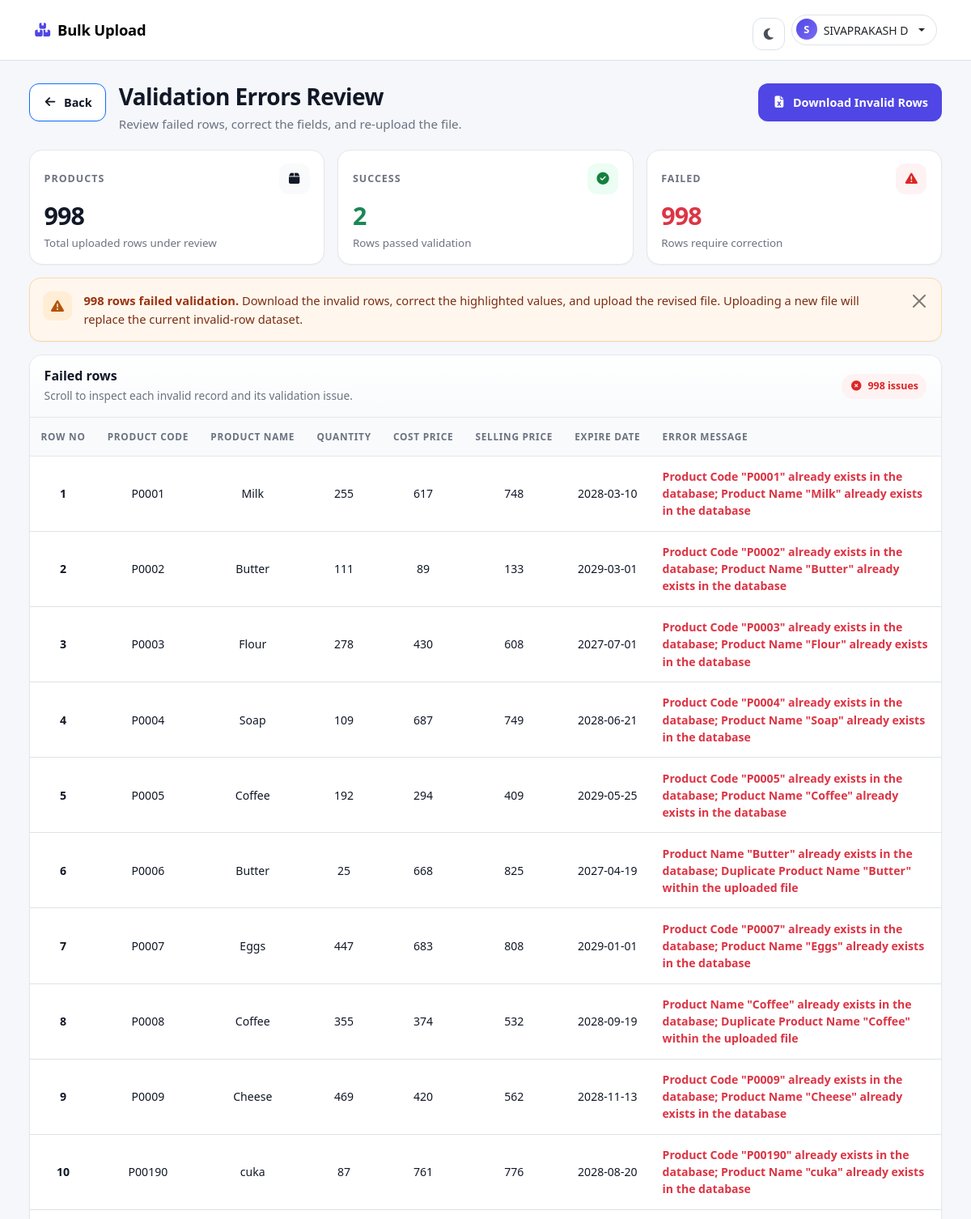
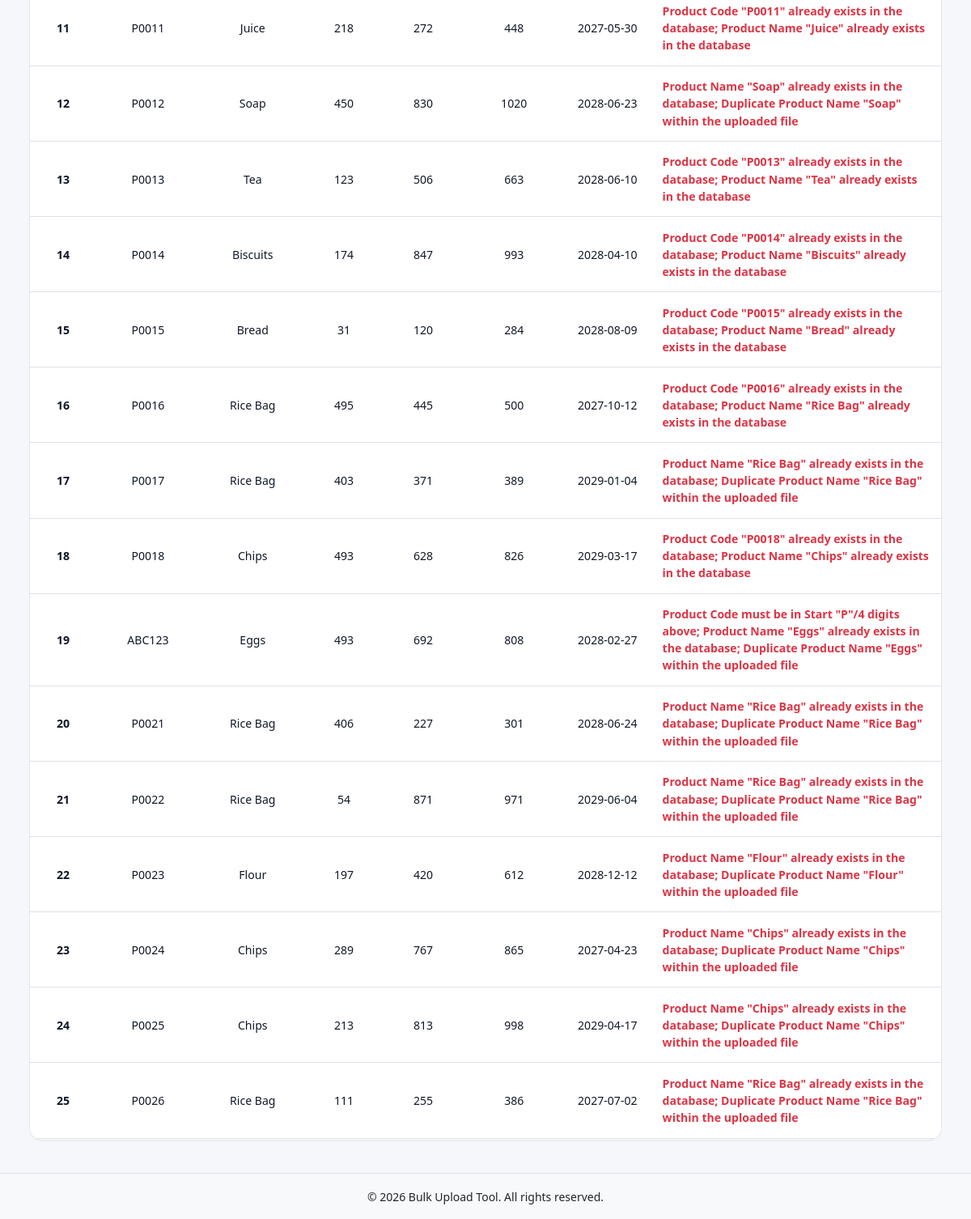
Page /error_data_page (signed in) on the committed database (2 pictures, top to bottom).
### core/models.py (models this page shows)
class InvalidUploadRow(models.Model):
    user = models.ForeignKey(User, on_delete=models.CASCADE, related_name="invalid_rows")
    product_code = models.CharField(max_length=255, blank=True)
    product_name = models.CharField(max_length=255, blank=True)
    description = models.CharField(max_length=255, blank=True)
    item_category = models.CharField(max_length=255, blank=True)
    cost_price = models.CharField(max_length=255, blank=True)
    selling_price = models.CharField(max_length=255, blank=True)
    quantity = models.CharField(max_length=255, blank=True)
    expire_date = models.CharField(max_length=255, blank=True)
    error_message = models.TextField(blank=True)
    created_at = models.DateTimeField(auto_now_add=True)

### core/views.py (the view, shortened to what this page needs)
# urls.py: path('error_data_page',error_data_page,name='upload_data_error'),
@login_required
def error_data_page(request):
    errors_qs = InvalidUploadRow.objects.filter(user=request.user).order_by('id')
    paginator = Paginator(errors_qs, ROWS_PER_PAGE)
    page_number = request.GET.get('page', 1)
    page_obj = paginator.get_page(page_number)
    upload_summary = UploadSummary.objects.filter(user=request.user).first()
    summary = {
        "success_count": upload_summary.success_count if upload_summary else 0,
        "failed_count": upload_summary.failed_count if upload_summary else 0,
    }
    return render(request, 'invalid_data.html', {
        'page_obj': page_obj,
        'summary': summary,
    })

### templates/invalid_data.html (shortened to what this page needs)
{% extends 'base.html' %}
{% block content %}
<div id="serverToastContainer" class="toast-container position-fixed top-0 end-0 p-3" style="z-index:1080;">
</div>
<div class="page-shell">
  <div class="page-header">
    <div class="d-flex align-items-start gap-3">
      <a href="{% url 'tool_dashboard' %}" class="btn-modern btn-soft border border-primary">
        <i class="fa-solid fa-arrow-left"></i>
        <span>Back</span>
      </a>
      <div>
        <h1 class="page-title">Validation Errors Review</h1>
        <p class="page-subtitle">Review failed rows, correct the fields, and re-upload the file.</p>
      </div>
    </div>
    {% if page_obj.paginator.count %}
    <div class="header-actions">
      <a href="{% url 'download_invalid_excel' %}" class="btn-modern btn-primary-modern">
        <i class="fa-solid fa-file-excel"></i>
        <span>Download Invalid Rows</span>
      </a>
    </div>
    {% endif %}
  </div>
  <div class="stats-grid">
    <div class="stat-card-modern">
      <div class="stat-top">
        <p class="stat-label">Products</p>
        <span class="stat-icon"><i class="fa-solid fa-box"></i></span>
      </div>
      <h3 class="stat-value">{{ page_obj.paginator.count }}</h3>
      <div class="stat-meta">Total uploaded rows under review</div>
    </div>
    <div class="stat-card-modern tone-success">
      <div class="stat-top">
        <p class="stat-label">Success</p>
        <span class="stat-icon"><i class="fa-solid fa-circle-check"></i></span>
      </div>
      <h3 class="stat-value text-success">{{ summary.success_count }}</h3>
      <div class="stat-meta">Rows passed validation</div>
    </div>
    <div class="stat-card-modern tone-danger">
      <div class="stat-top">
        <p class="stat-label">Failed</p>
        <span class="stat-icon"><i class="fa-solid fa-triangle-exclamation"></i></span>
      </div>
      <h3 class="stat-value text-danger">{{ summary.failed_count }}</h3>
      <div class="stat-meta">Rows require correction</div>
    </div>
  </div>
  {% if page_obj.paginator.count %}
  <div class="note-modern" id="validationNote">
    <div class="icon">
      <i class="fa-solid fa-triangle-exclamation"></i>
    </div>
    <div class="text">
      <strong>{{ summary.failed_count }} row{{ summary.failed_count|pluralize }} failed validation.</strong>
      Download the invalid rows, correct the highlighted values, and upload the revised file. Uploading a new file will
      replace the current invalid-row dataset.
    </div>
    <button type="button" class="btn-close ms-auto" aria-label="Close"
      onclick="document.getElementById('validationNote').style.display='none';"></button>
  </div>
  <div class="table-card">
    <div class="table-card-header">
      <div class="table-title-wrap">
        <h5>Failed rows</h5>
        <p>Scroll to inspect each invalid record and its validation issue.</p>
      </div>
      <span class="error-badge">
        <i class="fa-solid fa-circle-xmark"></i>
        {{ summary.failed_count }} issues
      </span>
    </div>
    <div id="errorTableWrapper" class="table-responsive">
      <table class="table align-middle text-center">
        <thead>
          <tr>
            <th>Row No</th>
            <th>Product Code</th>
            <th>Product Name</th>
            <th>Quantity</th>
            <th>Cost Price</th>
            <th>Selling Price</th>
            <th>Expire Date</th>
            <th style="min-width:280px; text-align:left;">Error Message</th>
          </tr>
        </thead>
        <tbody id="errorTableBody">
          {% include 'invalid_data_rows.html' with errors=page_obj %}
        </tbody>
      </table>
    </div>
    <div id="scrollSentinel" style="height:1px;"></div>
  </div>
  {% endif %}
</div>
{% endblock %}

### templates/navbar.html (shortened to what this page needs)
{% load static %}
<link rel="stylesheet" href="https://cdnjs.cloudflare.com/ajax/libs/font-awesome/6.5.0/css/all.min.css">
<nav class="navbar navbar-expand-lg bg-body border-bottom modern-navbar">
  <div class="container">
    <a class="navbar-brand d-flex align-items-center gap-2 fw-bold" href="{% url 'tool_dashboard' %}">
      <i class="fa-solid fa-boxes-stacked" aria-hidden="true"></i>
      <span>Bulk Upload</span>
    </a>
    <div class="collapse navbar-collapse" id="navbarNav">
      <div class="d-flex align-items-center gap-2 ms-lg-auto">
        <button type="button" class="theme-toggle-btn" id="themeToggle" aria-label="Toggle theme">
          <i class="fa-solid fa-moon" aria-hidden="true"></i>
        </button>
        {% if user.is_authenticated %}
        <div class="dropdown">
          <button class="btn user-menu-btn d-flex align-items-center gap-2 dropdown-toggle" type="button"
            data-bs-toggle="dropdown" aria-expanded="false">
            <span
              class="user-avatar-sm badge rounded-circle text-white d-inline-flex align-items-center justify-content-center">
              {{ user.first_name|default:user.username|slice:":1"|upper }}
            </span>
            <span class="d-inline small fw-medium user-fullname">
              {{ user.get_full_name|default:user.username }}
            </span>
          </button>
        </div>
        {% elif request.resolver_match.url_name == 'tool_signup_info' %}
        <a class="btn btn-nav-primary text-white" href="{% url 'tool_login_info' %}">
          <i class="fa-solid fa-right-to-bracket me-2"></i>Login
        </a>
        {% elif request.resolver_match.url_name == 'tool_login_info' %}
        {% if registration_enabled %}
        <a class="btn btn-nav-primary text-white" href="{% url 'tool_signup_info' %}">
          <i class="fa-solid fa-user-plus me-2"></i>Signup
        </a>
        {% endif %}
        {% else %}
        {% if registration_enabled %}
        <a class="btn btn-nav-primary text-white" href="{% url 'tool_signup_info' %}">
          <i class="fa-solid fa-right-to-bracket me-2"></i>Signup
        </a>
        {% endif %}
        {% endif %}
      </div>
    </div>
  </div>
</nav>

### templates/invalid_data_rows.html
{% for err in errors %}
<tr>
    <td class="fw-bold">{{ forloop.counter0|add:errors.start_index }}</td>
    <td>{{ err.product_code|default:"-" }}</td>
    <td>{{ err.product_name|default:"-" }}</td>
    <td>{{ err.quantity|default:"-" }}</td>
    <td>{{ err.cost_price|default:"-" }}</td>
    <td>{{ err.selling_price|default:"-" }}</td>
    <td>{{ err.expire_date|default:"-" }}</td>
    <td style="min-width:260px; text-align:left; white-space:normal;" class="text-danger fw-semibold">
        {{ err.error_message }}
    </td>
</tr>
{% endfor %}

### static/css/main.css (style rules this page uses)
* { padding: 0%; margin: 0%; box-sizing: border-box; }
.navbar { height:75px; }

### templates/navbar.html (style rules this page uses)
:root { --nav-accent: #4f46e5; --nav-accent-light: #eef2ff; }
.modern-navbar { padding: 0.65rem 0; backdrop-filter: blur(8px); z-index: 9999; }
.modern-navbar .navbar-brand { font-size: 1.15rem; letter-spacing: -0.01em; }
.modern-navbar .navbar-brand i { font-size: 1.05rem; color: var(--nav-accent); }
.theme-toggle-btn { width: 40px; height: 40px; border-radius: 12px; margin-top: 10px; border: 1px solid var(--bs-border-color, #e5e7eb); background: transparent; display: inline-flex; align-items: center; justify-content: center; color: #495057; transition: background .15s ease, color .15s ease, border-color .15s ease, transform .15s ease; }
.user-menu-btn { border-radius: 999px; padding: 0.3rem 0.9rem 0.3rem 0.3rem; border: 1px solid var(--bs-border-color, #e5e7eb); background: transparent; transition: all 0.15s ease; }
.user-avatar-sm { width: 26px; height: 26px; font-size: 0.8rem; font-weight: 600; background: linear-gradient(135deg, var(--nav-accent), #7c6cf2); }
.user-fullname { max-width: 140px; overflow: hidden; text-overflow: ellipsis; white-space: nowrap; }
@media (min-width: 768px) { .user-fullname { max-width: 220px; } }

### rows in the picture
InvalidUploadRow: product_code "P0001", product_name "Milk", quantity "255", cost_price "617", selling_price "748", expire_date "2028-03-10", error_message "Product Code \"P0001\" already exists in the database; Product Name \"Milk\" already exists in the database"
InvalidUploadRow: product_code "P0002", product_name "Butter", quantity "111", cost_price "89", selling_price "133", expire_date "2029-03-01", error_message "Product Code \"P0002\" already exists in the database; Product Name \"Butter\" already exists in the database"
InvalidUploadRow: product_code "P0003", product_name "Flour", quantity "278", cost_price "430", selling_price "608", expire_date "2027-07-01", error_message "Product Code \"P0003\" already exists in the database; Product Name \"Flour\" already exists in the database"
InvalidUploadRow: product_code "P0004", product_name "Soap", quantity "109", cost_price "687", selling_price "749", expire_date "2028-06-21", error_message "Product Code \"P0004\" already exists in the database; Product Name \"Soap\" already exists in the database"
InvalidUploadRow: product_code "P0005", product_name "Coffee", quantity "192", cost_price "294", selling_price "409", expire_date "2029-05-25", error_message "Product Code \"P0005\" already exists in the database; Product Name \"Coffee\" already exists in the database"
InvalidUploadRow: product_code "P0006", product_name "Butter", quantity "25", cost_price "668", selling_price "825", expire_date "2027-04-19", error_message "Product Name \"Butter\" already exists in the database; Duplicate Product Name \"Butter\" within the uploaded file"
InvalidUploadRow: product_code "P0007", product_name "Eggs", quantity "447", cost_price "683", selling_price "808", expire_date "2029-01-01", error_message "Product Code \"P0007\" already exists in the database; Product Name \"Eggs\" already exists in the database"
InvalidUploadRow: product_code "P0008", product_name "Coffee", quantity "355", cost_price "374", selling_price "532", expire_date "2028-09-19", error_message "Product Name \"Coffee\" already exists in the database; Duplicate Product Name \"Coffee\" within the uploaded file"
InvalidUploadRow: product_code "P0009", product_name "Cheese", quantity "469", cost_price "420", selling_price "562", expire_date "2028-11-13", error_message "Product Code \"P0009\" already exists in the database; Product Name \"Cheese\" already exists in the database"
InvalidUploadRow: product_code "P00190", product_name "cuka", quantity "87", cost_price "761", selling_price "776", expire_date "2028-08-20", error_message "Product Code \"P00190\" already exists in the database; Product Name \"cuka\" already exists in the database"
InvalidUploadRow: product_code "P0011", product_name "Juice", quantity "218", cost_price "272", selling_price "448", expire_date "2027-05-30", error_message "Product Code \"P0011\" already exists in the database; Product Name \"Juice\" already exists in the database"
InvalidUploadRow: product_code "P0012", product_name "Soap", quantity "450", cost_price "830", selling_price "1020", expire_date "2028-06-23", error_message "Product Name \"Soap\" already exists in the database; Duplicate Product Name \"Soap\" within the uploaded file"
InvalidUploadRow: product_code "P0013", product_name "Tea", quantity "123", cost_price "506", selling_price "663", expire_date "2028-06-10", error_message "Product Code \"P0013\" already exists in the database; Product Name \"Tea\" already exists in the database"
InvalidUploadRow: product_code "P0014", product_name "Biscuits", quantity "174", cost_price "847", selling_price "993", expire_date "2028-04-10", error_message "Product Code \"P0014\" already exists in the database; Product Name \"Biscuits\" already exists in the database"
InvalidUploadRow: product_code "P0015", product_name "Bread", quantity "31", cost_price "120", selling_price "284", expire_date "2028-08-09", error_message "Product Code \"P0015\" already exists in the database; Product Name \"Bread\" already exists in the database"
InvalidUploadRow: product_code "P0016", product_name "Rice Bag", quantity "495", cost_price "445", selling_price "500", expire_date "2027-10-12", error_message "Product Code \"P0016\" already exists in the database; Product Name \"Rice Bag\" already exists in the database"
InvalidUploadRow: product_code "P0017", product_name "Rice Bag", quantity "403", cost_price "371", selling_price "389", expire_date "2029-01-04", error_message "Product Name \"Rice Bag\" already exists in the database; Duplicate Product Name \"Rice Bag\" within the uploaded file"
InvalidUploadRow: product_code "P0018", product_name "Chips", quantity "493", cost_price "628", selling_price "826", expire_date "2029-03-17", error_message "Product Code \"P0018\" already exists in the database; Product Name \"Chips\" already exists in the database"
InvalidUploadRow: product_code "ABC123", product_name "Eggs", quantity "493", cost_price "692", selling_price "808", expire_date "2028-02-27", error_message "Product Code must be in Start \"P\"/4 digits above; Product Name \"Eggs\" already exists in the database; Duplicate Product Name \"Eggs\" within the uploaded file"
InvalidUploadRow: product_code "P0021", product_name "Rice Bag", quantity "406", cost_price "227", selling_price "301", expire_date "2028-06-24", error_message "Product Name \"Rice Bag\" already exists in the database; Duplicate Product Name \"Rice Bag\" within the uploaded file"
InvalidUploadRow: product_code "P0022", product_name "Rice Bag", quantity "54", cost_price "871", selling_price "971", expire_date "2029-06-04", error_message "Product Name \"Rice Bag\" already exists in the database; Duplicate Product Name \"Rice Bag\" within the uploaded file"
InvalidUploadRow: product_code "P0023", product_name "Flour", quantity "197", cost_price "420", selling_price "612", expire_date "2028-12-12", error_message "Product Name \"Flour\" already exists in the database; Duplicate Product Name \"Flour\" within the uploaded file"
InvalidUploadRow: product_code "P0024", product_name "Chips", quantity "289", cost_price "767", selling_price "865", expire_date "2027-04-23", error_message "Product Name \"Chips\" already exists in the database; Duplicate Product Name \"Chips\" within the uploaded file"
InvalidUploadRow: product_code "P0025", product_name "Chips", quantity "213", cost_price "813", selling_price "998", expire_date "2029-04-17", error_message "Product Name \"Chips\" already exists in the database; Duplicate Product Name \"Chips\" within the uploaded file"
InvalidUploadRow: product_code "P0026", product_name "Rice Bag", quantity "111", cost_price "255", selling_price "386", expire_date "2027-07-02", error_message "Product Name \"Rice Bag\" already exists in the database; Duplicate Product Name \"Rice Bag\" within the uploaded file"

### other values in the picture
{{ user.first_name|default:user.username|slice:":1"|upper }} "S"
{{ user.get_full_name|default:user.username }} "SIVAPRAKASH D"
{{ page_obj.paginator.count }} "998"
{{ summary.success_count }} "2"
{{ summary.failed_count }} "998"
